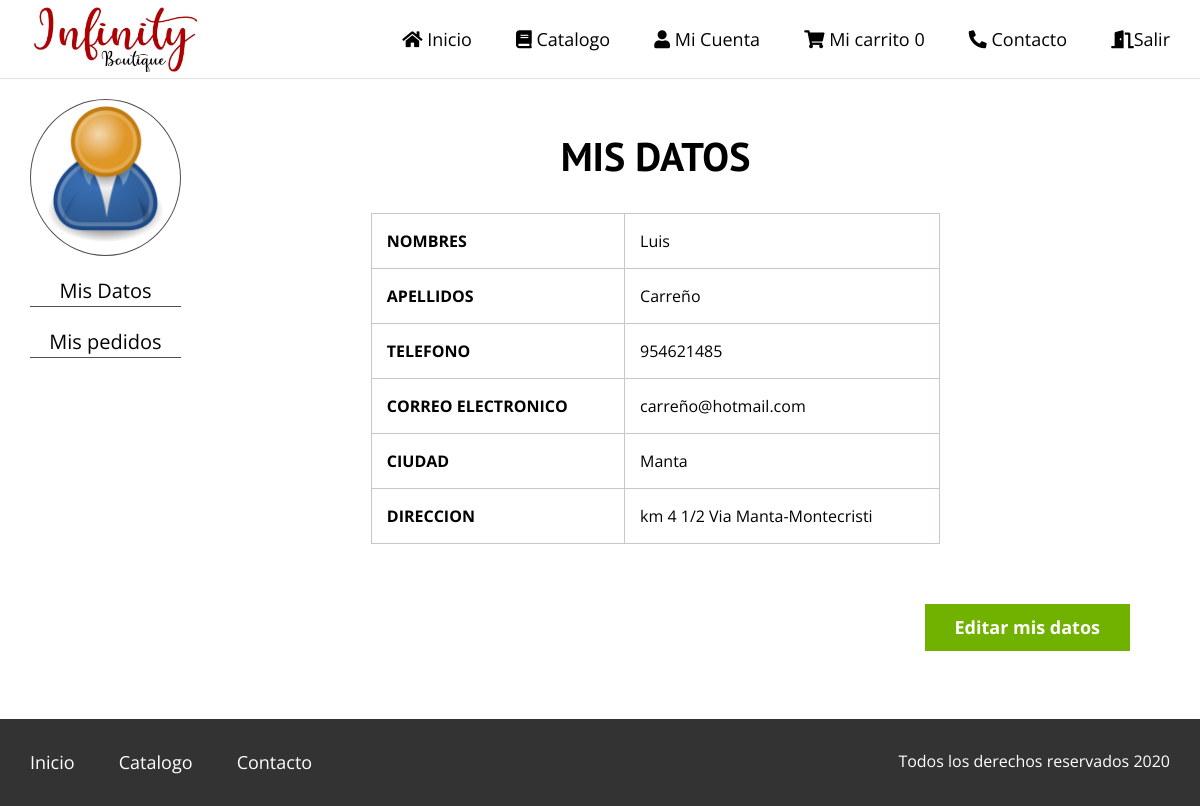
The app's page /Infinitylog/cuenta/cuenta.php (signed in) with its own data.
### tables this page shows
CREATE TABLE `usuario` (
  `usuario_id` int(11) NOT NULL,
  `usuario_nombre` varchar(80) NOT NULL,
  `usuario_apellido` varchar(80) NOT NULL,
  `usuario_telefono` int(12) NOT NULL,
  `usuario_correo` varchar(150) NOT NULL,
  `usuario_pass` varchar(50) NOT NULL,
  `usuario_ciudad` varchar(100) NOT NULL,
  `usuario_direccion` varchar(200) NOT NULL,
  `usuario_rol_id` int(11) NOT NULL
);

### Infinitylog/funciones.php (called while the page is built, shortened)
<?php
    function cantidad_producto(){
        $total = 0;
        return $total;
    }
?>

### src/Administradores.php (called while the page is built, shortened)
<?php
    class Administradores{
        private $cn=null;
        public function __construct()
        {
            $this->config=parse_ini_file(__DIR__.'/../config.ini');
            $this->cn = new \PDO($this->config['dns'], $this->config['usuario'], $this->config['clave'],array(
                \PDO::MYSQL_ATTR_INIT_COMMAND => 'SET NAMES utf8'
            ));
        }
        public function mostrar_por_id($id){
            $sql = "SELECT * FROM usuario where usuario_id=:id";
            $resultado=$this->cn->prepare($sql);
            $_array = array(
                ":id" => $id
            );
            if($resultado->execute($_array))
                return $resultado->fetch();
            return false;
        }
    }

### Infinitylog/cuenta/cuenta.php (the view, shortened to what this page needs)
<?php
    require '../funciones.php';
?>
<!DOCTYPE html>
<html lang="en">
<head>
    <link rel="stylesheet" href="../../assets/css/normalize.css">
    <link rel="stylesheet" href="../../assets/css/styles.css">
    <link rel="stylesheet" href="../../assets/css/all.css">
</head>
<body>
    <header class="site-header">
        <div class="contenedor">
            <div class="barra">
                <a href="index.php">
                <img src="../../assets/img/logo.jpg" alt="logo" title="Logo Infinity"  height="72">
                </a>
                <nav class="navegacion">
                    <a href="../index.php"><i class="fas fa-home"></i> Inicio</a>
                    <a href="../catalogo.php"><i class="fas fa-book"></i> Catalogo</a>
                    <a href="cuenta.php"><i class="fas fa-user"></i> Mi Cuenta</a>
                    <a href="../carrito.php"><i class="fas fa-shopping-cart"></i> Mi carrito <?php print cantidad_producto() ?></a>
                    <a href="../contacto.php"><i class="fas fa-phone-alt"></i> Contacto</a>
                    <a href="../../index.php"><i class="fas fa-door-open"></i>Salir</a>
                </nav>
            </div>
        </div>
    </header>
    <section class="contenedor wrapper">
        <div class="contenido-panel">
            <div class="usuario">
                <div class="imagen-usuario">
                    <a href=""><img src="../../assets/img/1200px-User_icon_2.svg.png" alt="imagen usuario" title="Imagen usuario"></a>
                </div>
                <nav class="navegacion-usuario">
                    <a href="cuenta.php">Mis Datos</a>
                    <a href="pedidos.php">Mis pedidos</a>
                </nav>
            </div>
            <div class="datos-panel">
                <h2 class="centrar-texto">MIS DATOS</h2>
                <div class="tabla">
                    <table class="">
                        <?php
                            $user= new infinity\Administradores;
                            $item=$user->mostrar_por_id($_SESSION["id"])
                        ?>
                        <tr>
                            <td><strong>NOMBRES</strong></td>
                            <td><?php print $item['usuario_nombre'] ?></td>
                        </tr>
                        <tr>
                            <td><strong>APELLIDOS</strong></td>
                            <td><?php print $item['usuario_apellido'] ?></td>
                        </tr>
                        <tr>
                            <td><strong>TELEFONO</strong></td>
                            <td><?php print $item['usuario_telefono'] ?></td>
                        </tr>
                        <tr>
                            <td><strong>CORREO ELECTRONICO</strong></td>
                            <td><?php print $item['usuario_correo'] ?></td>
                        </tr>
                        <tr>
                            <td><strong>CIUDAD</strong></td>
                            <td><?php print $item['usuario_ciudad'] ?></td>
                        </tr>
                        <tr>
                            <td><strong>DIRECCION</strong></td>
                            <td><?php print $item['usuario_direccion'] ?></td>
                        </tr>
                    </table>
                </div>
                <div class="añadir">
                        <a class="boton boton-verde" href="form_registrar.php">Editar mis datos</a>
                </div>
            </div>
        </div>
    </section>
    <footer class="site-footer seccion">
        <div class="contenedor contenedor-footer">
            <nav class="navegacion">
                <a href="../index.php">Inicio</a>
                <a href="../catalogo.php">Catalogo</a>
                <a href="../contacto.php">Contacto</a>
            </nav>
        <p class="copyright">Todos los derechos reservados 2020</p>
        </div>
    </footer>
</body>
</html>

### assets/css/styles.css (style rules this page uses)
html { font-size: 62.5%; box-sizing: border-box; }
*,*::before,*::after { box-sizing: inherit; }
body { font-family: 'Open Sans', sans-serif; font-size: 1.6rem; line-height: 1.5; }
.contenedor { max-width: 120rem; margin: 0 auto; width: 95%; }
h1, h2, h3, h4 { font-family: 'PT Sans', sans-serif; }
h2 { font-size: 4rem; line-height: 1.2; }
img { max-width: 100%; }
.centrar-texto { text-align: center; }
.wrapper { min-height: calc(100vh - 18rem); }
.boton { color: white; font-weight: 700; text-decoration: none; font-size: 1.8rem; padding: 1rem 3rem; margin-top: 3rem; display: inline-block; text-align: center; border: none; }
.boton-verde { background-color: #71B100; }
@media (min-width: 768px) { .barra { display: flex; justify-content: space-between; align-items: center; } }
.site-header { border-bottom: 1px solid #e1e1e1; }
.site-header a { color: black; text-decoration: none; }
.navegacion a { text-decoration: none; text-align: center; display: block; font-size: 1.8rem; }
@media (min-width: 768px) { .navegacion a { display: inline; margin-right: 4rem; } }
@media (min-width: 768px) { .navegacion a:last-of-type { margin:0; } }
.site-footer a { color: #ffffff; }
.site-footer { background-color: #333333; margin: 0; }
.copyright { margin: 0; color: #ffffff; }
.contenedor-footer { padding:3rem 0; display: flex; justify-content: space-between; }
.contenido-panel { display: flex; margin-top: 2rem; }
.usuario { flex: 0 0 calc(15% - 2rem); }
.imagen-usuario { border-radius: 50%; border: 1px solid #4f4f4f; }
.navegacion-usuario a { text-decoration: none; text-align: center; display: block; font-size: 2rem; color: black; margin: 2rem 0; border-bottom: 1px solid #4f4f4f; }
.datos-panel { flex: 0 0 calc(85% - 2rem); }
.tabla { display: flex; justify-content: center; margin-top: 3rem; margin-bottom: 3rem; }
table th, td { border: 1px solid #ccc5c5; padding: 1.5rem; }
table { border-collapse: collapse; width: 60%; }
.añadir { text-align: end; }

### assets/css/all.css (style rules this page uses)
.fa, .fas, .far, .fal, .fad, .fab { -moz-osx-font-smoothing: grayscale; -webkit-font-smoothing: antialiased; display: inline-block; font-style: normal; font-variant: normal; text-rendering: auto; line-height: 1; }
.fa-book:before { content: "\f02d"; }
.fa-door-open:before { content: "\f52b"; }
.fa-home:before { content: "\f015"; }
.fa-phone-alt:before { content: "\f879"; }
.fa-shopping-cart:before { content: "\f07a"; }
.fa-user:before { content: "\f007"; }
.fa, .fas { font-family: 'Font Awesome 5 Free'; font-weight: 900; }

### records on screen
usuario: usuario_nombre "Luis", usuario_apellido "Carreño", usuario_telefono "954621485", usuario_correo "carreño@hotmail.com", usuario_ciudad "Manta", usuario_direccion "km 4 1/2 Via Manta-Montecristi"

### other values on screen
cantidad_producto() "0"
